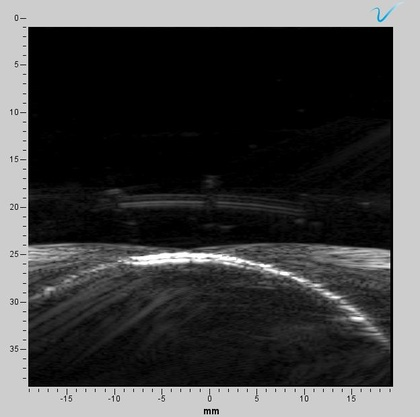
%> input picture Dataset_Connector/23_11_2022/dataset_P1_sample_connector_PwSa7.6MHz_23_Nov_2022/img_p1_connector.jpg, 420 x 417 px, shrunk from 624 x 620 before the run
$ octave Image_Registration_PJ.m   (GNU Octave 9; MATLAB toolbox functions it lacks are replaced by stand-ins)
%> lines starting %> are read from the running program, lines starting %| are printed output that depends on the picture
clc
% clear
% close all

%% Rerun of code

% This section is only useful if you have done some mistake while selection
% of points and you want to reselct the points, or if you want to see what
% happens to the image with diffent standard transformations.

% When You rerun the code it will first ask you if you want to rerun with
% the same images selected you can input 1 or 0 according to your choice

% Then it will ask you if you want to reselct the points.
clear re
clearvars -except a a1 b x y x1 y1
ex = exist('a','var');
reim = 1;
repoint = 1;
if ex == 1
    re = input('Do you want to rerun using the same image ? Press 1 for yes and 0 for no : ');
end

ex = exist('re','var');
if ex == 1
    if re==1
        reim = 0;
        repoint = input('Do you want to reselect the points. Press 1 for yes and 0 for no : ');
    else
        reim = 1;
    end
end

%% Read Input and change to grayscale if color
if reim == 1

[file,path] = uigetfile('*.*');
%> the answer given: dataset_P1_sample_connector_PwSa7.6MHz_23_Nov_2022/img_p1_connector.jpg
f1 = fullfile(path,file);
if prod(double(file) == 0) && prod(double(path) == 0)
    return
end
a = imread(f1);                                         % Image to be transformed
%> a is the input picture: size 417x420x3 uint8; mean R, G, B 67.3, 67.4, 67.4

[file,path] = uigetfile('*.*');
%> the answer given: dataset_P1_sample_connector_PwSa7.6MHz_23_Nov_2022/img_p1_connector.jpg
f1 = fullfile(path,file);
if prod(double(file) == 0) && prod(double(path) == 0)
    return
end
a1 = imread(f1);                                        % Reference image

b = size(a);
%> b = [417 420 3]

a1(isnan(a1)) = 0;
a(isnan(a)) = 0;
end
%% Select points
% Click a point in the left image then click the corresponding point in the
% right image. n denotes the no. of points to select.

n = 8 ;
Fig = figure('Position', get(0, 'Screensize'));
annotation('textbox',[.445 .5 .4 .5],'String',['Select ',num2str(n),' points in both the images'],'FitBoxToText','on')
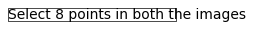
%> figure redrawn from the program's plot data
subplot(1,2,1)
image(uint8(a));
axis image
colormap gray
title('Click a point in this image ')
a=double(a);
%> a: size 417x420x3 double
subplot(1,2,2)
image(a1);
axis image
colormap gray
title('After that click the corresponding point in this image ')
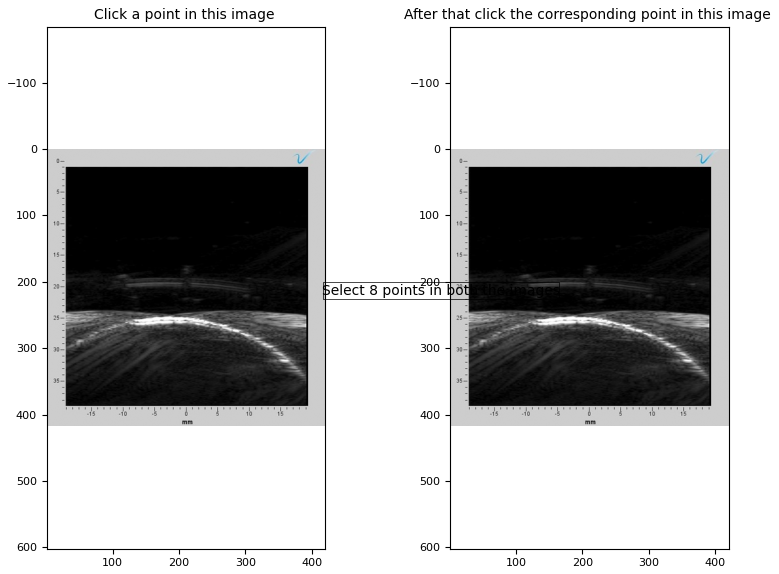
%> figure redrawn from the program's plot data, 3 panels

%%
if repoint == 1
x = zeros(1,n);
y = zeros(1,n);
x1 = zeros(1,n);
y1 = zeros(1,n);

for i= 1:n
%> (the run ends here)
